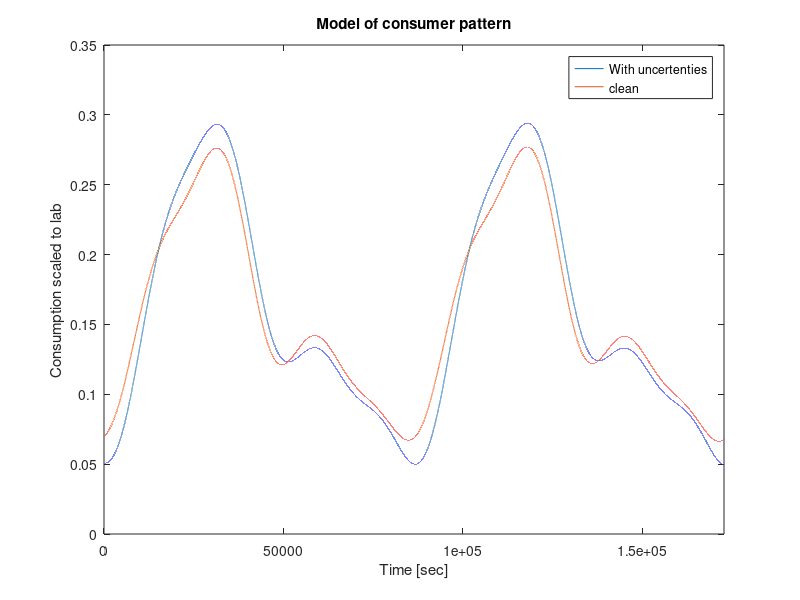

The MATLAB source for this figure: (Note: this script raises an error after producing the figure.)
clear all
close all

ts = 1;
t = 0:ts:(3600*48)-ts;

T1 = 1/(1.15495*10^-5); 
T2 = 1/(2.30989*10^-5);
T3 = 1/(3.46484*10^-5);
T4 = 1/(4.63291*10^-5);

max_flow_lab = 0.3; % max consumer flow i lab

w = 2*pi*1/(T1); %computes correct w given length of t, and choosen ts, such that we have two peaks in 24 hours

n = 4; % nr. of harmonics
Akalm = [0 w; -w 0];
AkalmBlk = blkdiag(Akalm,2*Akalm);
AkalmBlk = blkdiag(AkalmBlk,3*Akalm);
AkalmBlk = blkdiag(AkalmBlk,4*Akalm);
AkalmBlk = [zeros(1,2*n);AkalmBlk];
AkalmBlk = [zeros(2*n+1,1) AkalmBlk];
Bkalm = ones(n*2+1,1);
Ckalm = [1 1 0];

for ii = 1:n-1
    Ckalm = [Ckalm [1 0]];
end


%% leak
m = 60000;              %sort of arbitrary position of leak
leak_development = 10;        %30 minutes of development from leak happens to full leakage
max_leak = 0.1;               %assuming nominal flow of 2, max leak is assumed to be 10% of nominal flow
leak_increment = max_leak/10;      %how fast leak develops

leak(1:m) = 0;                  %gradual leak vector, begins at m, ramp increase over 2000 samples, then constant
leak(m:m+leak_development) = 0:leak_increment:max_leak;
leak(m+leak_development:length(t)) = max_leak;
%% Simulation

% scalars to simulate model error (1 = no error, perfect model)
a_c1 = 1.2;   % changes the amplitude of the sineusiods with 20% 
a_c2 = 1.2;
a_c3 = 0.5;
a_c4 = 1;

k_c = 1.05; % multiplier to the time-shift of the consumer pattern
w_c = 1.12;

noise_bit = 0; % 1 = noise on, 0 = noise off

%Identify DC + 4 harmonic components:
K = 5.4274;
h1 = 2.84716;
h2 = 1.2767;
h3 = 0.411351;
h4 = 0.428664;
% h5 = 0.2731;

tot = K + h1+h2+h3+h4;

% faserne fra fft analysen i rad. Det kan også ses i det matlab dokument
% hvor modellen udledes fra dataet på consumerne.
ph1 = -5.2790;
ph2 = -5.0431;
ph3 = 5.2835;
ph4 = -2.0002;

time_shift = (31500-8825)*k_c; % den tid vi flytter toppen, for at passe med datasettets top, k_c bruges til uderligere faseforskydning -> usikkerhed
time_shift_clean = 31500-8825;

% with uncertencties
theta1 = time_shift*(-2*pi*1/(T1));
theta2 = time_shift*(-2*pi*1/(T2));
theta3 = time_shift*(-2*pi*1/(T3));
theta4 = time_shift*(-2*pi*1/(T4));

w1 = h1/tot*max_flow_lab * sin(2*pi*1/T1 * t + ph1+theta1);
w2 = h2/tot*max_flow_lab * sin(2*pi*1/T2 * t + ph2+theta2);
w3 = h3/tot*max_flow_lab * sin(2*pi*1/T3 * t + ph3+theta3);
w4 = h4/tot*max_flow_lab * sin(2*pi*1/T4 * t + ph4+theta4);

% whitout uncertenties
theta1_clean = time_shift_clean*(-2*pi*1/(T1));
theta2_clean = time_shift_clean*(-2*pi*1/(T2));
theta3_clean = time_shift_clean*(-2*pi*1/(T3));
theta4_clean = time_shift_clean*(-2*pi*1/(T4));

w1_clean = h1/tot*max_flow_lab * sin(2*pi*1/T1 * t + ph1+theta1_clean);
w2_clean = h2/tot*max_flow_lab * sin(2*pi*1/T2 * t + ph2+theta2_clean);
w3_clean = h3/tot*max_flow_lab * sin(2*pi*1/T3 * t + ph3+theta3_clean);
w4_clean = h4/tot*max_flow_lab * sin(2*pi*1/T4 * t + ph4+theta4_clean);

ConsumerPattern = (K/tot)*max_flow_lab+a_c1*w1+a_c2*w2+a_c3*w3+a_c4*w4; % ændre vores "measurement", for at se om kalmanfiltret kan følge.
ConsumerPattern_clean = (K/tot)*max_flow_lab+w1_clean+w2_clean+w3_clean+w4_clean;

figure(1)
plot(t,ConsumerPattern) % model vi går efter
hold on
plot(t,ConsumerPattern_clean) % clean consumer pattern
title('Model of consumer pattern')
xlabel('Time [sec]')
ylabel('Consumption scaled to lab')
legend('With uncertenties','clean')
xlim([0 3600*48]) % consumer for 2 dag
hold off


%%
itteration = 1;
% x(:,1) = [K/tot*max_flow_lab h1/tot*max_flow_lab*cos(ph1*2*pi*1/(T1)-pi/2) h1/tot*max_flow_lab*sin(ph1*2*pi*1/(T1)-pi/2) h2/tot*max_flow_lab*cos(ph2*2*pi*1/(T2)-pi/2) h2/tot*max_flow_lab*sin(ph2*2*pi*1/(T2)-pi/2) h3/tot*max_flow_lab*cos(ph3*2*pi*1/(T3)-pi/2) h3/tot*max_flow_lab*sin(ph3*2*pi*1/(T3)-pi/2) h4/tot*max_flow_lab*cos(ph4*2*pi*1/(T4)-pi/2) h4/tot*max_flow_lab*sin(ph4*2*pi*1/(T4)-pi/2)]';
x(:,1) = [K/tot*max_flow_lab h1/tot*max_flow_lab*sin(ph1+theta1_clean) h1/tot*max_flow_lab*cos(ph1+theta1_clean) h2/tot*max_flow_lab*sin(ph2+theta2_clean) h2/tot*max_flow_lab*cos(ph2+theta2_clean) h3/tot*max_flow_lab*sin(ph3+theta3_clean) h3/tot*max_flow_lab*cos(ph3+theta3_clean) h4/tot*max_flow_lab*cos(ph4+theta4_clean) h4/tot*max_flow_lab*sin(ph4+theta4_clean)]';
estimate(:,1) = Ckalm * x(:,1)+noise_bit*normrnd(0,0.01);    % start værdi for estimatet
meassurement(1) = ConsumerPattern(1);               % start værdi for measurement
% for jj = 1000:1000:2000
Q = eye(1)*0.1;                                     % Uncertainty on system model   
R = eye(1)*70000;                                   % Uncertainty on observation
% R = eye(1)*jj;
kf = lqr(AkalmBlk',Ckalm',Q,R);                     % kalman gain
kf = 0;
for ii = 2:ts:length(t)
     %meassurement(ii) =  ConsumerPattern(ii)+0.05*(rand(1,1))+leak(ii); % med leak
     meassurement(ii) =  ConsumerPattern(ii)+noise_bit*normrnd(0,0.01); % uden leak

    x(:,ii) = x(:,ii-1) + ts*AkalmBlk*x(:,ii-1);
    estimate(:,ii) = Ckalm * x(:,ii);
    
    x(:,ii) = x(:,ii) + kf'*(meassurement(:,ii)-estimate(:,ii));
    estimate(:,ii) = Ckalm * x(:,ii);
    
    if ii > 5000000
        delta(ii) = estimate(ii) - (sum(meassurement(ii-5:ii))/5);
    else
        delta(ii) = abs((estimate(ii) - meassurement(ii)));
    end

end

% maxleakerror = max(delta(length(t)*0.6:length(t)*0.6+leak_development));        %search for max error in interval of leak development
% maxmodelerror_beforeleak = max(delta(1:length(t)*0.6));                             %search for max error before leak
% maxmodelerror_afterleak = max(delta((length(t)*0.61+leak_development):length(t)));        %search for max error after leak
% maxmodelerror = max([maxmodelerror_beforeleak maxmodelerror_afterleak]);               %find max error of before and after search
% maxilars(itteration) = maxleakerror-maxmodelerror;                                 %computes error difference
% noise_value(itteration) = jj;                                                 %stores value of observation uncertainty at given error difference 
% itteration = itteration + 1                                                  %increment itteration counter
% end

figure()
plot(ConsumerPattern_clean, 'r')
hold on
plot(estimate, 'b')
legend('measurement','estimate')
hold off
% figure()
% plot(delta)
% figure()
% plot(maxilars)

